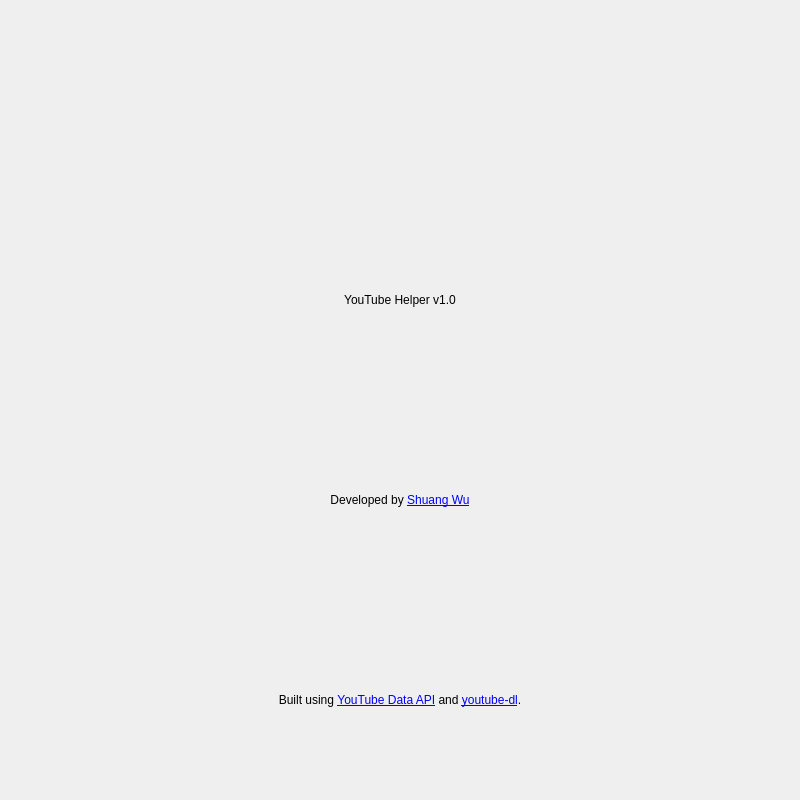
<?xml version="1.0" encoding="UTF-8"?>
<ui version="4.0">
 <class>AboutDialog</class>
 <widget class="QDialog" name="AboutDialog">
  <property name="windowModality">
   <enum>Qt::ApplicationModal</enum>
  </property>
  <property name="geometry">
   <rect>
    <x>0</x>
    <y>0</y>
    <width>800</width>
    <height>800</height>
   </rect>
  </property>
  <property name="sizePolicy">
   <sizepolicy hsizetype="MinimumExpanding" vsizetype="MinimumExpanding">
    <horstretch>0</horstretch>
    <verstretch>0</verstretch>
   </sizepolicy>
  </property>
  <property name="minimumSize">
   <size>
    <width>800</width>
    <height>800</height>
   </size>
  </property>
  <property name="maximumSize">
   <size>
    <width>800</width>
    <height>800</height>
   </size>
  </property>
  <property name="font">
   <font>
    <family>Arial</family>
    <pointsize>9</pointsize>
   </font>
  </property>
  <property name="windowTitle">
   <string>About YouTube Helper</string>
  </property>
  <property name="windowIcon">
   <iconset>
    <normaloff>../assets/Ico.ico</normaloff>../assets/Ico.ico</iconset>
  </property>
  <property name="whatsThis">
   <string/>
  </property>
  <layout class="QVBoxLayout" name="verticalLayout">
   <property name="spacing">
    <number>0</number>
   </property>
   <property name="sizeConstraint">
    <enum>QLayout::SetNoConstraint</enum>
   </property>
   <property name="leftMargin">
    <number>0</number>
   </property>
   <property name="topMargin">
    <number>0</number>
   </property>
   <property name="rightMargin">
    <number>0</number>
   </property>
   <property name="bottomMargin">
    <number>0</number>
   </property>
   <item>
    <widget class="QLabel" name="logo">
     <property name="enabled">
      <bool>true</bool>
     </property>
     <property name="minimumSize">
      <size>
       <width>148</width>
       <height>148</height>
      </size>
     </property>
     <property name="font">
      <font>
       <family>Arial</family>
       <pointsize>9</pointsize>
      </font>
     </property>
     <property name="frameShape">
      <enum>QFrame::NoFrame</enum>
     </property>
     <property name="text">
      <string/>
     </property>
     <property name="pixmap">
      <pixmap>../assets/Ico.ico</pixmap>
     </property>
     <property name="alignment">
      <set>Qt::AlignCenter</set>
     </property>
     <property name="margin">
      <number>4</number>
     </property>
    </widget>
   </item>
   <item>
    <widget class="QLabel" name="name">
     <property name="font">
      <font>
       <family>Arial</family>
       <pointsize>9</pointsize>
      </font>
     </property>
     <property name="text">
      <string>YouTube Helper v1.0</string>
     </property>
     <property name="scaledContents">
      <bool>true</bool>
     </property>
     <property name="alignment">
      <set>Qt::AlignCenter</set>
     </property>
    </widget>
   </item>
   <item>
    <widget class="QLabel" name="developer">
     <property name="font">
      <font>
       <family>Arial</family>
       <pointsize>9</pointsize>
      </font>
     </property>
     <property name="text">
      <string>&lt;html&gt;&lt;head/&gt;&lt;body&gt;&lt;p&gt;Developed by &lt;a href=&quot;https://github.com/BII-wushuang/YouTube_Helper&quot;&gt;&lt;span style=&quot; text-decoration: underline; color:#0000ff;&quot;&gt;Shuang Wu&lt;/span&gt;&lt;/a&gt;&lt;/p&gt;&lt;/body&gt;&lt;/html&gt;</string>
     </property>
     <property name="alignment">
      <set>Qt::AlignCenter</set>
     </property>
    </widget>
   </item>
   <item>
    <widget class="QLabel" name="libraries">
     <property name="font">
      <font>
       <family>Arial</family>
       <pointsize>9</pointsize>
      </font>
     </property>
     <property name="text">
      <string>&lt;html&gt;&lt;head/&gt;&lt;body&gt;&lt;p&gt;Built using &lt;a href=&quot;https://developers.google.com/youtube/v3&quot;&gt;&lt;span style=&quot; text-decoration: underline; color:#0000ff;&quot;&gt;YouTube Data API&lt;/span&gt;&lt;/a&gt; and &lt;a href=&quot;https://github.com/ytdl-org/youtube-dl&quot;&gt;&lt;span style=&quot; text-decoration: underline; color:#0000ff;&quot;&gt;youtube-dl&lt;/span&gt;&lt;/a&gt;.&lt;/p&gt;&lt;/body&gt;&lt;/html&gt;</string>
     </property>
     <property name="alignment">
      <set>Qt::AlignCenter</set>
     </property>
     <property name="openExternalLinks">
      <bool>true</bool>
     </property>
    </widget>
   </item>
  </layout>
 </widget>
 <resources/>
 <connections/>
</ui>
